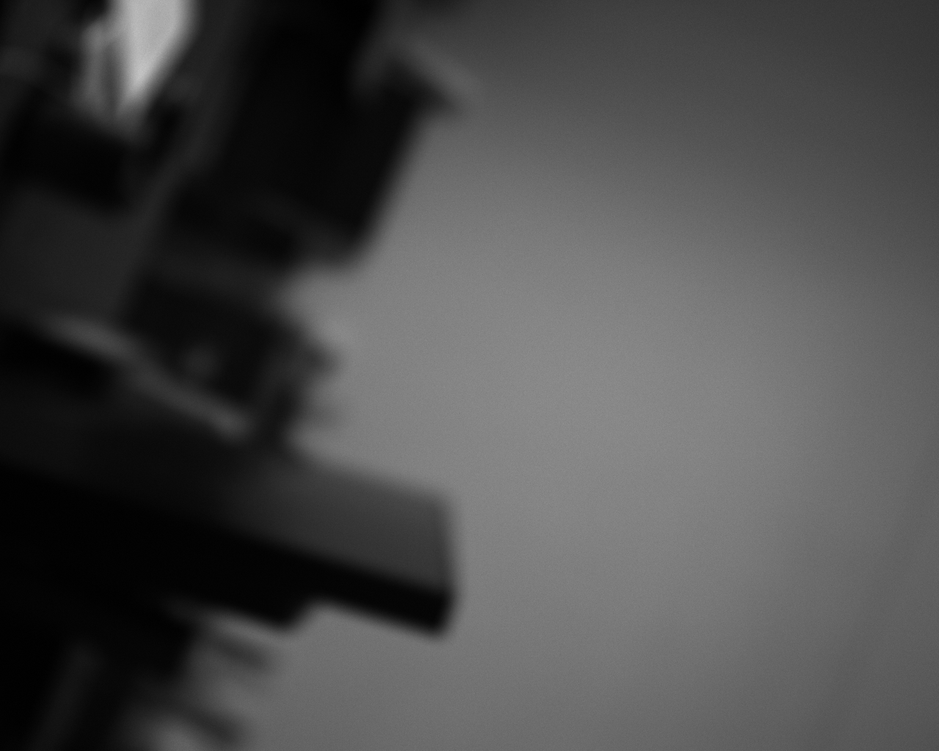
#> input picture week02-camera/day09/images/step02_exposure_1000us.png, 939 x 751 px, shrunk from 1280 x 1024 before the run
$ python test06_frame_analysis_function.py
#> lines starting #> are read from the running program, lines starting #| are printed output that depends on the picture; after the words box and inside, x2 and y2 are one past the last pixel; in counts of white or black regions, pixels touching at a corner belong together; long printed decimals are rounded
#> in main, frame is the input picture: shape (751, 939, 3); min 0, max 197, mean 74.4
from pathlib import Path

BASE_DIR = Path(__file__).resolve().parent
IMAGE_FILE_PATH = BASE_DIR / "images" / "step02_exposure_1000us.png"
OUTPUTS_PATH = BASE_DIR / "outputs" / "test06_frame_analysis_function"
OUTPUTS_PATH.mkdir(parents=True, exist_ok=True)

FILTER_AREA = 300


def ensure_gray_image(frame):
  if frame is None:
    raise RuntimeError("图片读取失败！")
  if frame.ndim == 2:
    return frame
  if frame.ndim == 3:
    import cv2

    frame = cv2.cvtColor(frame, cv2.COLOR_BGR2GRAY)
#> frame: shape (751, 939)
    return frame
  raise RuntimeError(f"转化灰度图失败！当前图片的维度为{frame.ndim}")


# 保存图片
def saved_image(path, image):
  import cv2
  import numpy as np

  saved = cv2.imwrite(str(path), image)
  if not saved:
    raise RuntimeError(f"{path.name} 保存失败")


def analyze_frame(frame, filter_area, output_dir):
  import cv2
  import numpy as np

  gray = ensure_gray_image(frame)
  # 图片高宽
  height, width = gray.shape[:2]
#> height = 751; width = 939
  # 结果图
  marked = cv2.cvtColor(gray, cv2.COLOR_GRAY2BGR)
  # otsu二值化
  use_threshold, binary = cv2.threshold(
    gray,
    0,
    255,
    cv2.THRESH_BINARY | cv2.THRESH_OTSU,
  )
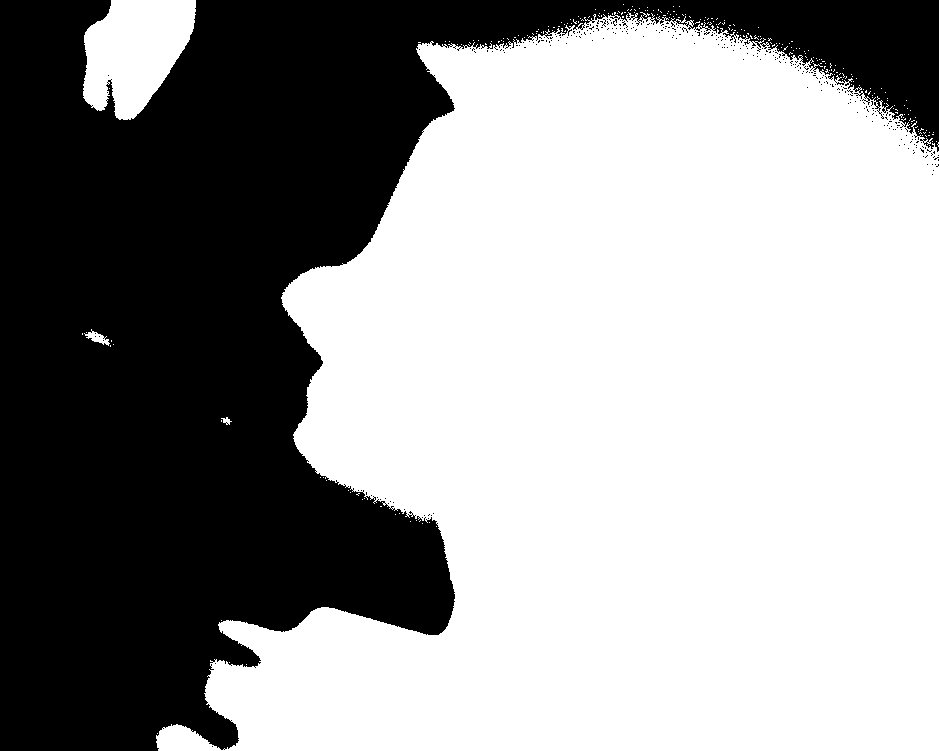
#> binary: shape (751, 939); 60.3% white; 311 black regions (310 under 20 px), largest, box (x1, y1, x2, y2) and area: (0, 0, 939, 751) 279644
#> use_threshold = 65
  # 开运算之前的白色像素占比
  white_pixels_before_open = np.count_nonzero(binary == 255)
#> white_pixels_before_open = 424941
  white_ratio_before_open = (white_pixels_before_open / binary.size) * 100
#> white_ratio_before_open = 60.26
  # 5x5 卷积核
  kernel = cv2.getStructuringElement(cv2.MORPH_RECT, (5, 5))
  # 开运算
  opened_image = cv2.morphologyEx(
    binary,
    cv2.MORPH_OPEN,
    kernel,
  )
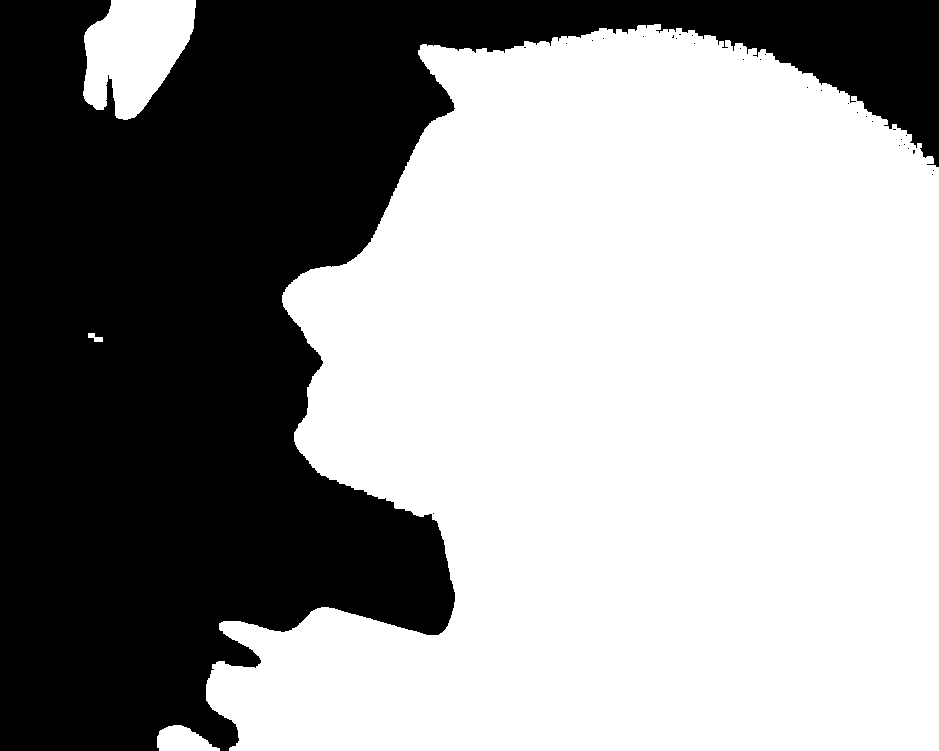
#> opened_image: shape (751, 939); 59.6% white; 31 black regions (30 under 20 px)
  # 开运算之后的白色像素占比
  white_pixels_after_open = np.count_nonzero(opened_image == 255)
#> white_pixels_after_open = 420286
  white_ratio_after_open = (white_pixels_after_open / opened_image.size) * 100
#> white_ratio_after_open = 59.6
  # 找轮廓
  contours, _ = cv2.findContours(
    opened_image,
    cv2.RETR_EXTERNAL,
    cv2.CHAIN_APPROX_SIMPLE,
  )
#> contours = 4 contours; box (x1, y1, x2, y2) and area: (206, 24, 939, 751) 407985, (83, 0, 196, 120) 9250, (157, 725, 220, 751) 1044, (88, 333, 103, 342) 57
  valid_contours = []
  # 面积过滤
  for contour in contours:
    area = cv2.contourArea(contour)
    if area >= filter_area:
      valid_contours.append(contour)
      x, y, w, h = cv2.boundingRect(contour)
      # 画有效轮廓框
      cv2.rectangle(
        marked,
        (x, y),
        (x + w, y + h),
        (0, 255, 255),
        1,
        cv2.LINE_AA,
      )
#> this loop made 4 passes
#> (area, x, y, w, h) on passes 1, 3, 4: (1044, 157, 725, 63, 26), (407985, 206, 24, 733, 727), (9250, 83, 0, 113, 120)
#> area on pass 2: 57
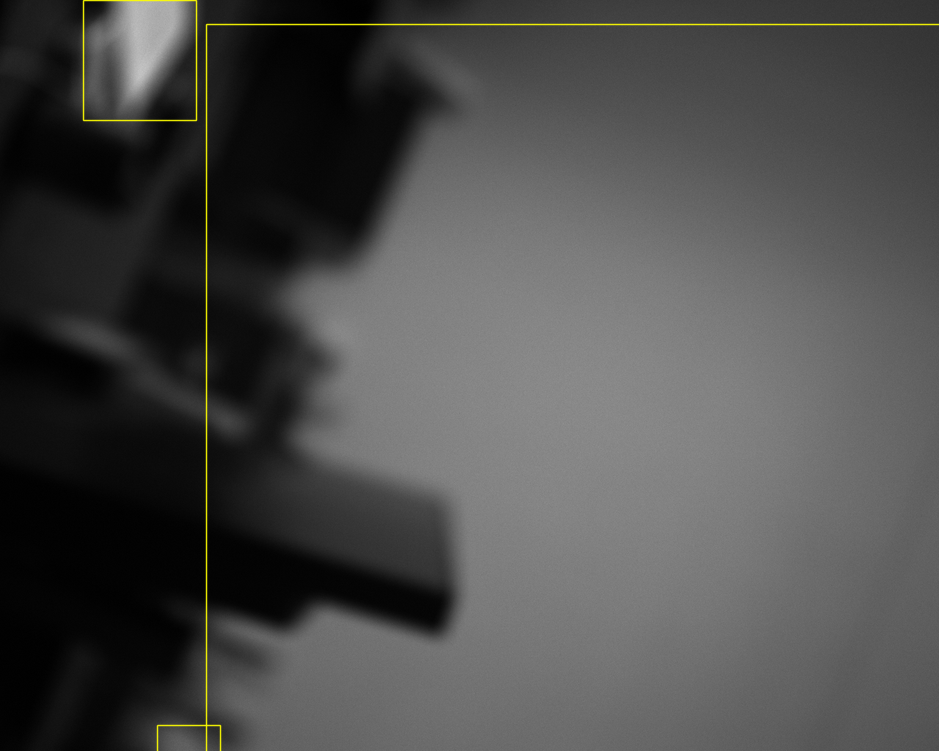
#> marked: shape (751, 939, 3); 0.85% of pixels changed, all inside (x1, y1, x2, y2) = (82, 0, 939, 751)
#> after the loop, valid_contours = 3 contours; box (x1, y1, x2, y2) and area: (206, 24, 939, 751) 407985, (83, 0, 196, 120) 9250, (157, 725, 220, 751) 1044
  # 最大面积排序
  areas = sorted([cv2.contourArea(cnt) for cnt in valid_contours], reverse=True)
#> areas = [407985, 9250, 1044]
  max_area = areas[0] if len(areas) != 0 else 0
#> max_area = 407985
  # 拼接路径
  gray_path = output_dir / "gray.png"
  otsu_binary_path = output_dir / "otsu_binary.png"
  otsu_open_path = output_dir / "otsu_open_5x5.png"
  result_contours_path = output_dir / "result_contours.png"

  # 保存图片
  saved_image(gray_path, gray)
  saved_image(otsu_binary_path, binary)
  saved_image(otsu_open_path, opened_image)
  saved_image(result_contours_path, marked)

  return {
    "width": width,
    "height": height,
    "otsu_threshold": use_threshold,
    "raw_contour_count": len(contours),
    "valid_contour_count": len(valid_contours),
    "max_valid_area": max_area,
    "white_ratio_before_open": white_ratio_before_open,
    "white_ratio_after_open": white_ratio_after_open,
  }


def main():
  import cv2

  frame = cv2.imread(str(IMAGE_FILE_PATH))

  stats = analyze_frame(frame, FILTER_AREA, OUTPUTS_PATH)
#> stats = {'width': 939, 'height': 751, 'otsu_threshold': 65, 'raw_contour_count': 4, 'valid_contour_count': 3, 'max_valid_area': 407985, 'white_ratio_before_open': 60.26, 'white_ratio_after_open': 59.6}
  print(stats)
#| {'width': 939, 'height': 751, 'otsu_threshold': 65.0, 'raw_contour_count': 4, 'valid_contour_count': 3, 'max_valid_area': 407985.0, 'white_ratio_before_open': 60.259, 'white_ratio_after_open': 59.599}


if (__name__) == "__main__":
  main()
